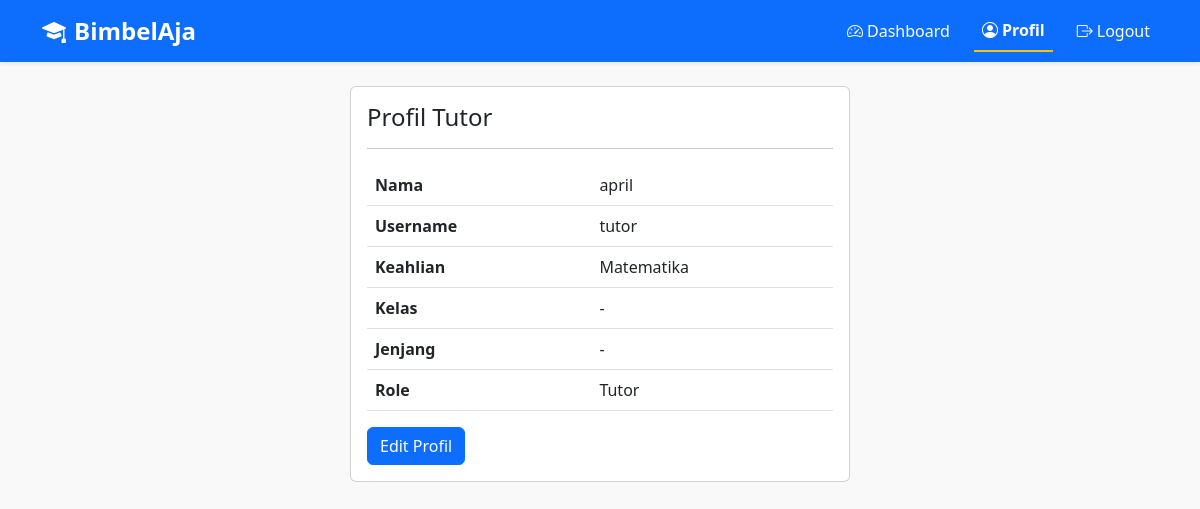
The app's page /tutor/profil.php (signed in) with its own data.
### tables this page shows
CREATE TABLE `users` (
  `id` int(11) NOT NULL,
  `username` varchar(50) NOT NULL,
  `password` varchar(255) NOT NULL,
  `role` enum('admin','siswa','tutor') NOT NULL,
  `nama` varchar(100) DEFAULT NULL,
  `keahlian` varchar(100) DEFAULT NULL,
  `kelas` varchar(10) DEFAULT NULL,
  `jenjang` varchar(20) DEFAULT NULL
);

### tutor/profil.php (the view, shortened to what this page needs)
<?php
include '../includes/header.php';
include '../config/database.php';
$user_id = $_SESSION['user']['id'];
$query = mysqli_query($conn, "SELECT * FROM users WHERE id = '$user_id'");
$user = mysqli_fetch_assoc($query);
?>
<div class="container mt-4">
    <div class="card" style="max-width: 500px; margin: 0 auto;">
        <div class="card-body">
            <h4 class="card-title">Profil Tutor</h4>
            <hr>
            <table class="table">
                <tr>
                    <th>Nama</th>
                    <td><?php echo htmlspecialchars($user['nama']); ?></td>
                </tr>
                <tr>
                    <th>Username</th>
                    <td><?php echo htmlspecialchars($user['username']); ?></td>
                </tr>
                <tr>
                    <th>Keahlian</th>
                    <td><?php echo htmlspecialchars($user['keahlian'] ?? '-'); ?></td>
                </tr>
                <tr>
                    <th>Kelas</th>
                    <td><?php echo htmlspecialchars($user['kelas'] ?? '-'); ?></td>
                </tr>
                <tr>
                    <th>Jenjang</th>
                    <td><?php echo htmlspecialchars($user['jenjang'] ?? '-'); ?></td>
                </tr>
                <tr>
                    <th>Role</th>
                    <td><?php echo ucfirst($user['role']); ?></td>
                </tr>
            </table>
            <a href="edit_profil.php" class="btn btn-primary">Edit Profil</a>
        </div>
    </div>
</div>

### includes/header.php (style rules this page uses)
body { font-family: 'Segoe UI', sans-serif; background-color: #f9f9f9; }

### records on screen
users: nama "april", username "tutor", keahlian "Matematika", kelas "-", jenjang "-", role "Tutor"
